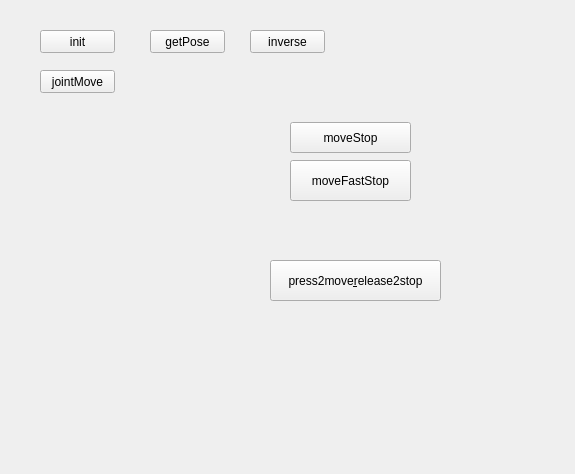
<?xml version="1.0" encoding="UTF-8"?>
<ui version="4.0">
 <class>Form</class>
 <widget class="QWidget" name="Form">
  <property name="geometry">
   <rect>
    <x>0</x>
    <y>0</y>
    <width>575</width>
    <height>474</height>
   </rect>
  </property>
  <property name="windowTitle">
   <string>Form</string>
  </property>
  <widget class="QPushButton" name="initBtn">
   <property name="geometry">
    <rect>
     <x>40</x>
     <y>30</y>
     <width>75</width>
     <height>23</height>
    </rect>
   </property>
   <property name="text">
    <string>init</string>
   </property>
  </widget>
  <widget class="QPushButton" name="getPoseBtn">
   <property name="geometry">
    <rect>
     <x>150</x>
     <y>30</y>
     <width>75</width>
     <height>23</height>
    </rect>
   </property>
   <property name="text">
    <string>getPose</string>
   </property>
  </widget>
  <widget class="QPushButton" name="inverseBtn">
   <property name="geometry">
    <rect>
     <x>250</x>
     <y>30</y>
     <width>75</width>
     <height>23</height>
    </rect>
   </property>
   <property name="text">
    <string>inverse</string>
   </property>
  </widget>
  <widget class="QPushButton" name="jointMoveBtn">
   <property name="geometry">
    <rect>
     <x>40</x>
     <y>70</y>
     <width>75</width>
     <height>23</height>
    </rect>
   </property>
   <property name="text">
    <string>jointMove</string>
   </property>
  </widget>
  <widget class="QPushButton" name="moveStop_btn">
   <property name="geometry">
    <rect>
     <x>290</x>
     <y>122</y>
     <width>121</width>
     <height>31</height>
    </rect>
   </property>
   <property name="text">
    <string>moveStop</string>
   </property>
  </widget>
  <widget class="QPushButton" name="moveFastStop_btn">
   <property name="geometry">
    <rect>
     <x>290</x>
     <y>160</y>
     <width>121</width>
     <height>41</height>
    </rect>
   </property>
   <property name="text">
    <string>moveFastStop</string>
   </property>
  </widget>
  <widget class="QPushButton" name="jointMoveBtn_2">
   <property name="geometry">
    <rect>
     <x>270</x>
     <y>260</y>
     <width>171</width>
     <height>41</height>
    </rect>
   </property>
   <property name="text">
    <string>press2move&amp;release2stop</string>
   </property>
  </widget>
 </widget>
 <resources/>
 <connections/>
</ui>
